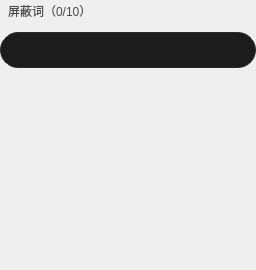
          <widget class="QWidget" name="tab_mask">
           <attribute name="title">
            <string>屏蔽设置</string>
           </attribute>
           <layout class="QVBoxLayout" name="verticalLayout_4">
            <property name="spacing">
             <number>0</number>
            </property>
            <property name="leftMargin">
             <number>0</number>
            </property>
            <property name="topMargin">
             <number>0</number>
            </property>
            <property name="rightMargin">
             <number>0</number>
            </property>
            <property name="bottomMargin">
             <number>0</number>
            </property>
            <item>
             <layout class="QVBoxLayout" name="verticalLayout_3">
              <property name="spacing">
               <number>10</number>
              </property>
              <item>
               <layout class="QVBoxLayout" name="verticalLayout_2">
                <item>
                 <widget class="QLabel" name="label">
                  <property name="minimumSize">
                   <size>
                    <width>0</width>
                    <height>22</height>
                   </size>
                  </property>
                  <property name="maximumSize">
                   <size>
                    <width>16777215</width>
                    <height>22</height>
                   </size>
                  </property>
                  <property name="styleSheet">
                   <string notr="true">QLabel
{
color: #4a4a4a;
padding-left: 5px;
}</string>
                  </property>
                  <property name="text">
                   <string>屏蔽词（0/10）</string>
                  </property>
                 </widget>
                </item>
                <item>
                 <widget class="QLineEdit" name="lineEdit_mask">
                  <property name="minimumSize">
                   <size>
                    <width>0</width>
                    <height>36</height>
                   </size>
                  </property>
                  <property name="maximumSize">
                   <size>
                    <width>16777215</width>
                    <height>36</height>
                   </size>
                  </property>
                  <property name="styleSheet">
                   <string notr="true">QLineEdit
{
color: #4a4a4a;
border-radius: 18px;
margin: 0px 0px;
padding-left:15px;
border: 1px solid #2a2a2c;
background-color: #1c1c1c;
}

QLineEdit:hover
{
color: white;
}</string>
                  </property>
                  <property name="text">
                   <string/>
                  </property>
                 </widget>
                </item>
               </layout>
              </item>
              <item>
               <widget class="QListWidget" name="listWidget_maskList">
                <property name="styleSheet">
                 <string notr="true">QListWidget
{
border: none;
background-color: transparent;
}

QListWidget::item
{
color: #4a4a4a;
height: 26px;
}

QListWidget::item:hover
{
color: white;
}</string>
                </property>
               </widget>
              </item>
             </layout>
            </item>
           </layout>
          </widget>
